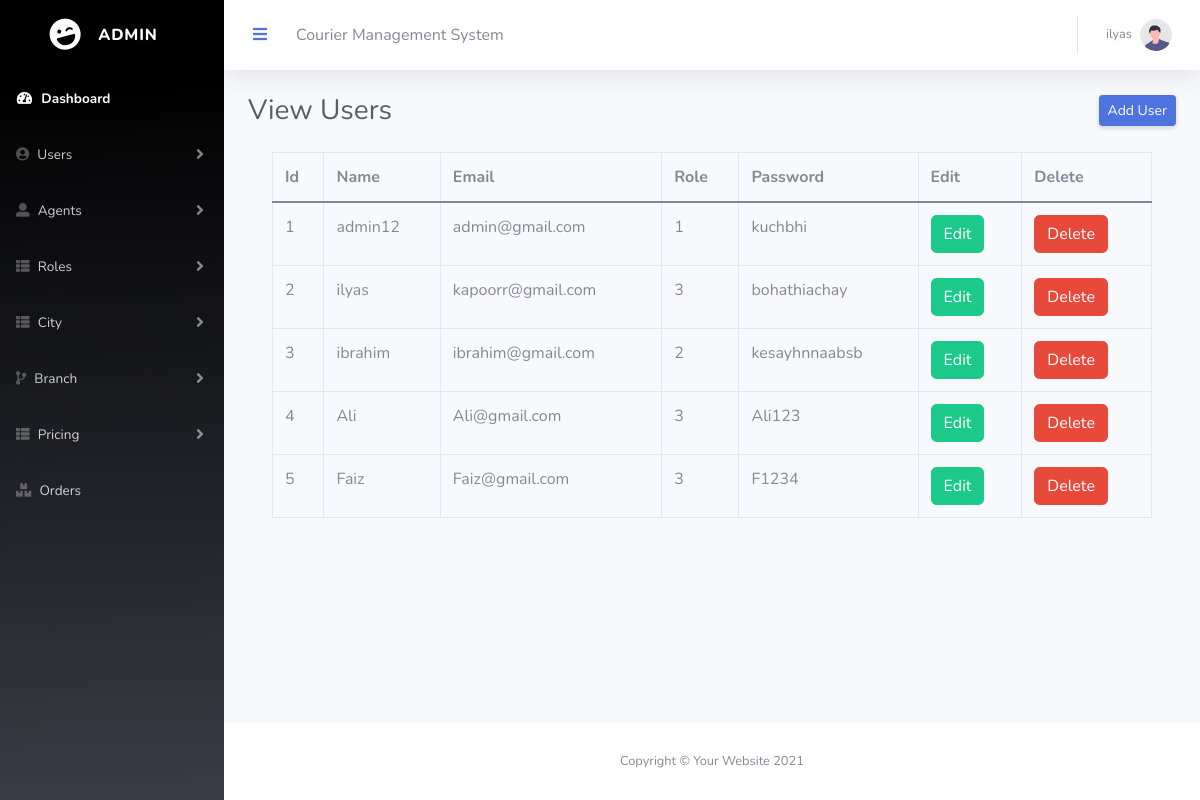
The app's page /Eproject/admin/userlist.php (signed in), older data.
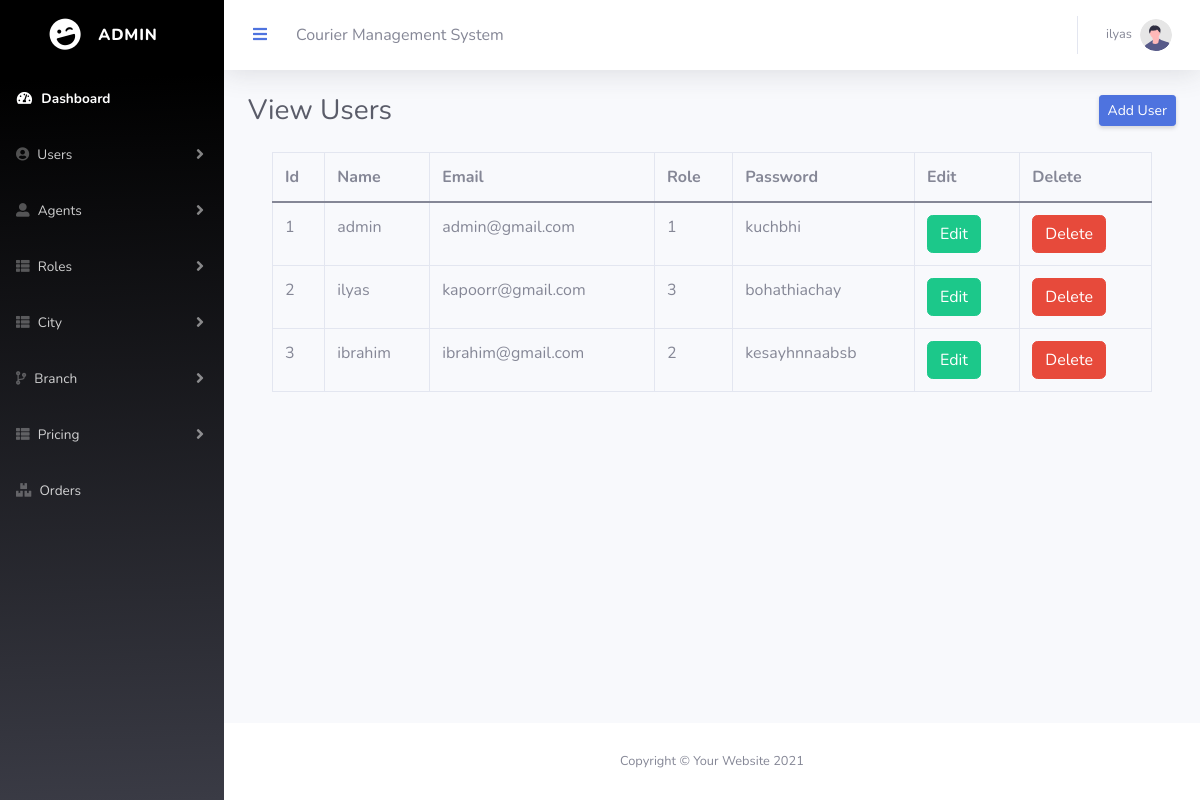
The same page, newer data.
### tables this page shows
CREATE TABLE `tbl_user` (
  `u_id` int(11) NOT NULL,
  `u_name` varchar(50) NOT NULL,
  `u_email` varchar(50) NOT NULL,
  `r_id` int(11) NOT NULL,
  `password` varchar(20) NOT NULL,
  `status` int(11) NOT NULL
);

### Eproject/admin/userlist.php (the view, shortened to what this page needs)
<?php
include('connection.php');
$select_q = 'SELECT * FROM `tbl_user`WHERE status=0';
$run_q = mysqli_query($conn, $select_q);
?>
                <?php include('topbar.php') ?>
                <div class="container-fluid">
                    <div class="d-sm-flex align-items-center justify-content-between mb-4">
                        <h1 class="h3 mb-0 text-gray-800">View Users</h1>
                        <a href="useradd.php" class="d-none d-sm-inline-block btn btn-sm btn-primary shadow-sm"> Add
                            User</a>
                    </div>
                    <div class="container">
                        <table class="table table-bordered">
                            <thead>
                                <tr>
                                    <th>Id</th>
                                    <th>Name</th>
                                    <th>Email</th>
                                    <th>Role</th>
                                    <th>Password</th>
                                    <th>Edit</th>
                                    <th>Delete</th>
                                </tr>
                            </thead>
                            <tbody>
                                <?php while ($row = mysqli_fetch_array($run_q)) { ?>
                                    <tr>
                                        <td>
                                            <?php echo $row['u_id']; ?>
                                        </td>
                                        <td>
                                            <?php echo $row['u_name']; ?>
                                        </td>
                                        <td>
                                            <?php echo $row['u_email']; ?>
                                        </td>
                                        <td>
                                            <?php echo $row['r_id']; ?>
                                        </td>
                                        <td>
                                            <?php echo $row['password']; ?>
                                        </td>
                                        <td><a href="edituser.php?id=<?php echo $row['u_id']; ?>"
                                                class="btn btn-success">Edit</a></td>
                                        <td><a href="deleteuser.php?id=<?php echo $row['u_id']; ?>"
                                                class="btn btn-danger">Delete</a></td>
                                    </tr>
                                <?php } ?>
                            </tbody>
                        </table>
                    </div>
                </div>
            </div>
            <?php include('footer.php') ?>

### Eproject/admin/topbar.php (shortened to what this page needs)
<!DOCTYPE html>
<html lang="en">
<head>
    <link href="https://cdn.jsdelivr.net/npm/bootstrap@5.0.2/dist/css/bootstrap.min.css" rel="stylesheet">
    <link href="vendor/fontawesome-free/css/all.min.css" rel="stylesheet" type="text/css">
    <link href="css/sb-admin-2.min.css" rel="stylesheet">
</head>
<body id="page-top">
    <div id="wrapper">
       <?php include('sidebar.php')?>
        <div id="content-wrapper" class="d-flex flex-column">
            <div id="content">
<nav class="navbar navbar-expand navbar-light bg-white topbar mb-4 static-top shadow">
<button id="sidebarToggleTop" class="btn btn-link rounded-circle mr-3">
    <i class="fa fa-bars"></i>
</button>Courier Management System
<ul class="navbar-nav ml-auto">
    <li class="nav-item dropdown no-arrow">
        <a class="nav-link dropdown-toggle" href="#" id="userDropdown" role="button"
            data-toggle="dropdown" aria-haspopup="true" aria-expanded="false">
            <span class="mr-2 d-none d-lg-inline text-gray-600 small" >
<?php echo $_SESSION['user_name'];?>
            </span>
            <img class="img-profile rounded-circle"
                src="img/undraw_profile.svg">
        </a>
    </li>
</ul>
</nav>

### Eproject/admin/sidebar.php (shortened to what this page needs)
<ul class="navbar-nav bg-gradient-primary sidebar sidebar-dark accordion" id="accordionSidebar">
<a class="sidebar-brand d-flex align-items-center justify-content-center" href="dashboard.php">
<div class="sidebar-brand-icon rotate-n-15">
                    <i class="fas fa-laugh-wink"></i>
                </div>
    <div class="sidebar-brand-text mx-3">Admin</div>
</a>
<li class="nav-item active">
    <a class="nav-link" href="dashboard.php">
        <i class="fas fa-fw fa-tachometer-alt"></i>
        <span>Dashboard</span></a>
</li>
<li class="nav-item">
                <a class="nav-link collapsed" href="#" data-toggle="collapse" data-target="#collapseUtilities"
                    aria-expanded="true" aria-controls="collapseUtilities">
                    <i class='fas fa-user-circle'></i>
                    <span>Users</span>
                </a>
            </li>
<li class="nav-item">
    <a class="nav-link collapsed" href="#" data-toggle="collapse" data-target="#collapseTwo"
        aria-expanded="true" aria-controls="collapseTwo">
        <i class='fas fa-user-alt'></i>
        <span>Agents</span>
    </a>
</li>
<li class="nav-item">
                <a class="nav-link collapsed" href="#" data-toggle="collapse" data-target="#collapsePages"
                    aria-expanded="true" aria-controls="collapsePages">
                    <i class='fas fa-th-list'></i>
                    <span>Roles</span>
                </a>
            </li>
            <li class="nav-item">
                <a class="nav-link collapsed" href="#" data-toggle="collapse" data-target="#collapsecity"
                    aria-expanded="true" aria-controls="collapsecity">
                    <i class='fas fa-th-list'></i>
                    <span>City</span>
                </a>
            </li>
<li class="nav-item">
                <a class="nav-link collapsed" href="#" data-toggle="collapse" data-target="#collapsebranch"
                    aria-expanded="true" aria-controls="collapsebranch">
                    <i class='fas fa-code-branch'></i>
                    <span>Branch</span>
                </a>
            </li>
            <li class="nav-item">
                <a class="nav-link collapsed" href="#" data-toggle="collapse" data-target="#collapsepricing"
                    aria-expanded="true" aria-controls="collapsepricing">
                    <i class='fas fa-th-list'></i>
                    <span>Pricing</span>
                </a>
            </li>
<li class="nav-item">
    <a class="nav-link" href="orders.php">
    <i class='fas fa-boxes'></i>
        <span>Orders</span></a>
</li>
</ul>

### Eproject/admin/footer.php (shortened to what this page needs)
<footer class="sticky-footer bg-white">
                <div class="container my-auto">
                    <div class="copyright text-center my-auto">
                        <span>Copyright &copy; Your Website 2021</span>
                    </div>
                </div>
            </footer>
            </div>
    </div>
</body>
</html>

### Eproject/admin/topbar.php (style rules this page uses)
.bg-gradient-primary { background-color: #3a3b45; background-image: linear-gradient(178deg,#000 10%,#3a3b45 100%); }

Row changes from the older to the newer data that the page shows:
removed tbl_user: u_id "4", u_name "Ali", u_email "Ali@gmail.com", r "3", password "Ali123"
removed tbl_user: u_id "5", u_name "Faiz", u_email "Faiz@gmail.com", r "3", password "F1234"
changed tbl_user "admin@gmail.com": u_name "admin12" → "admin"
